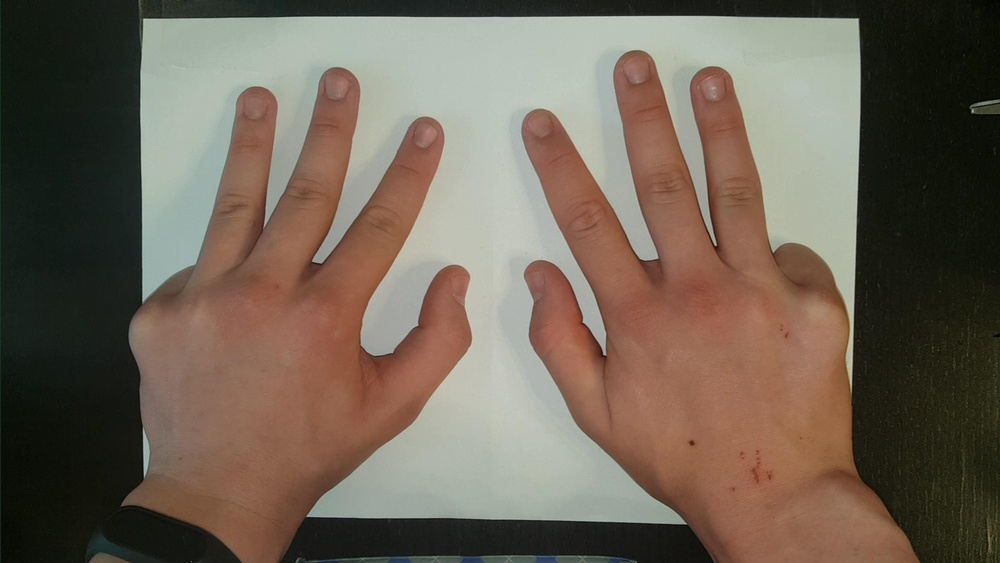
#> input picture newTrain/fingers00032.jpg, 1000 x 563 px, shrunk from 3413 x 1920 before the run; its folder holds 4 pictures in this run
$ python newGenFlip.py
#> lines starting #> are read from the running program, lines starting #| are printed output that depends on the picture
import json
import os
from PIL import Image

config = json.load(open('new_config.json'))
#> (reads new_config.json from the repository)
photo_dir = 'newTrain'

images = list(os.walk(photo_dir))[0][2]
good_images = g_pic = list(filter(lambda x: not x.startswith('flip') and (x.endswith('.jpg') or x.endswith('.png')), images))


def flip(name):
#> called with name = 'fingers00032.jpg'
    path = os.path.join(photo_dir, name)
    image = Image.open(path).transpose(Image.FLIP_LEFT_RIGHT)
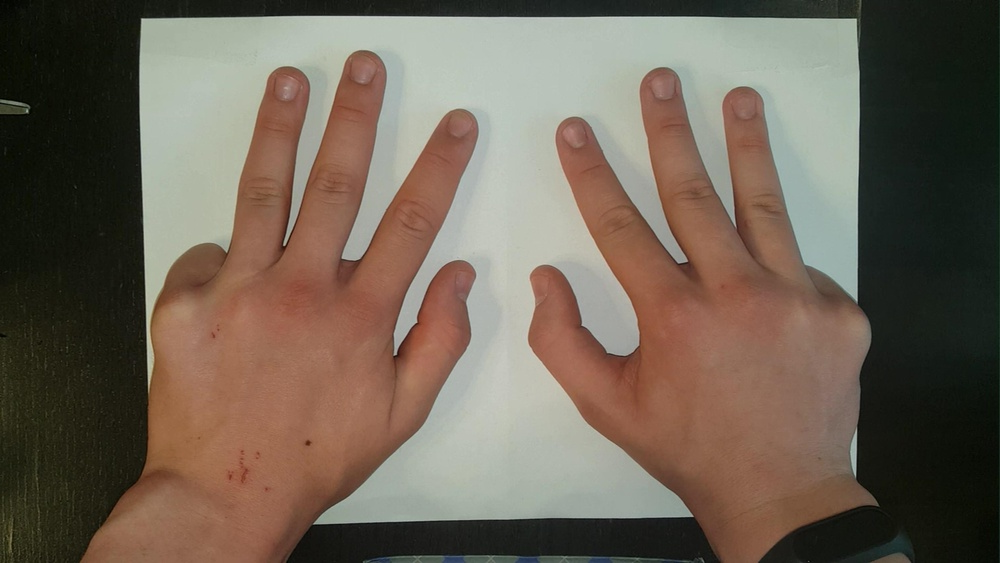
#> image: PIL image 1000x563 RGB; mean R, G, B 111.7, 99.2, 85.8
    image.save(os.path.join(photo_dir, 'flip_' + name))
    image.close()
    config.update({'flip_' + name: [11 - i for i in config[name]]})


a = len(good_images)
for c, img in enumerate(good_images, 1):
    # [4 lines of commented-out code are left out]
    flip(img)
    print(f'{c}/{a}')
#> pass 2 of the loop `for c, img in enumerate(good_images, 1):`:
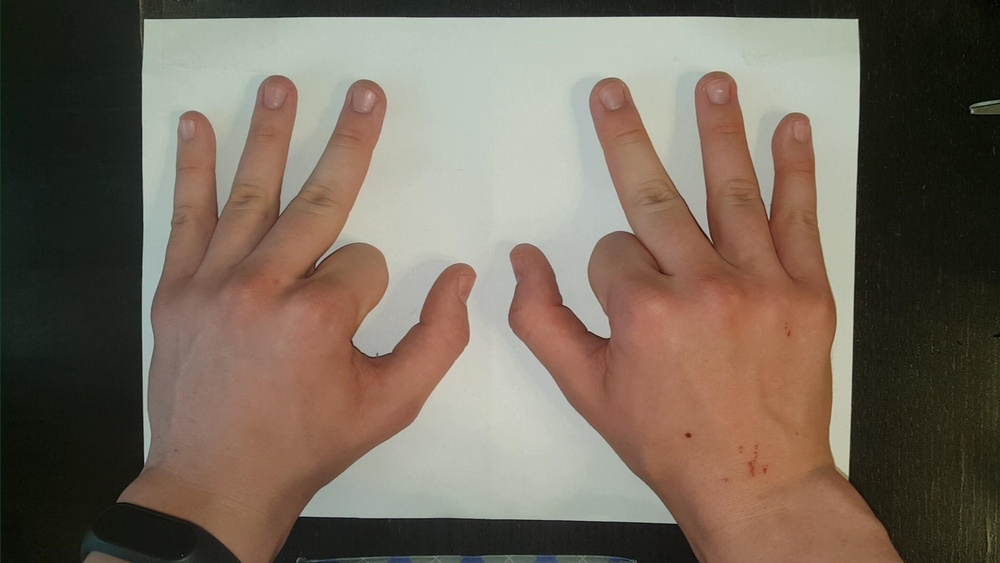
#> input picture newTrain/fingers00028.jpg, 1000 x 563 px, shrunk from 3413 x 1920 before the run
#> in flip (call 2), `image = Image.open(path).transpose(Image.FLIP_LEFT_RIGHT)`:
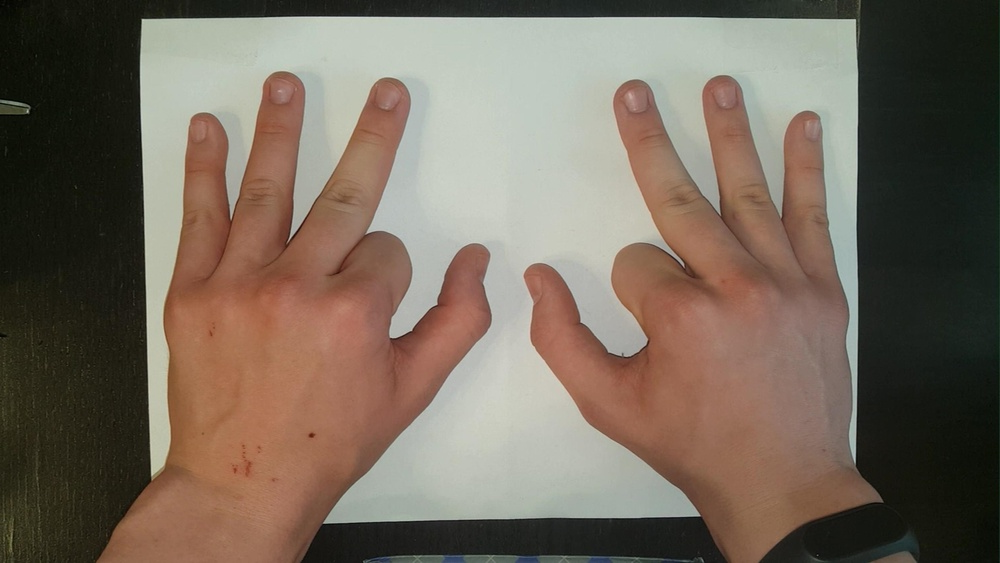
#> image: PIL image 1000x563 RGB; mean R, G, B 117.8, 105.1, 92
#> pass 3 of the loop `for c, img in enumerate(good_images, 1):`:
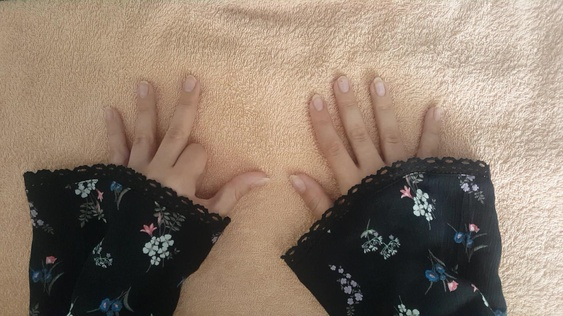
#> input picture newTrain/fingers10_00039.jpg, 563 x 316 px, shrunk from 1920 x 1080 before the run
#> in flip (call 3), `image = Image.open(path).transpose(Image.FLIP_LEFT_RIGHT)`:
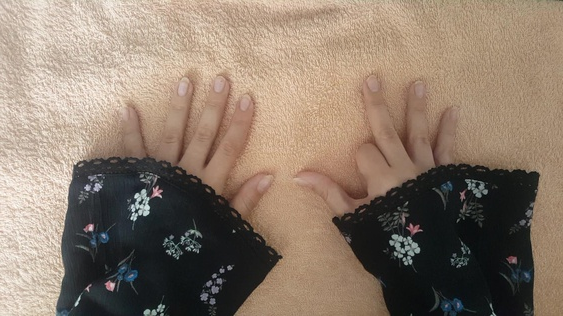
#> image: PIL image 563x316 RGB; mean R, G, B 140, 122.9, 107.7
#> the loop made 4 passes; the first 3 are shown

json.dump(config, open('new_config.json', 'w+'))
